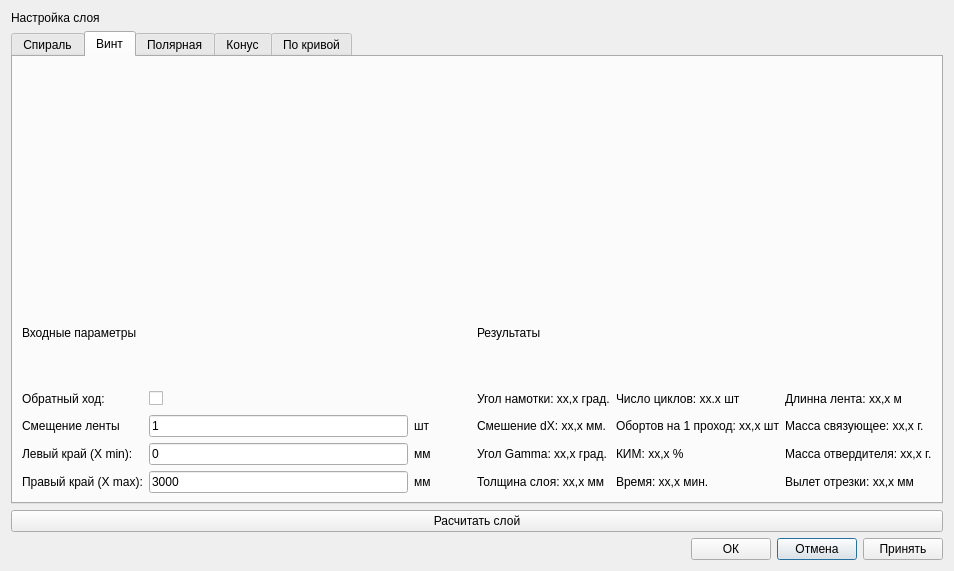
<?xml version="1.0" encoding="UTF-8"?>
<ui version="4.0">
 <class>setPlyWindow</class>
 <widget class="QDialog" name="setPlyWindow">
  <property name="geometry">
   <rect>
    <x>0</x>
    <y>0</y>
    <width>954</width>
    <height>571</height>
   </rect>
  </property>
  <property name="windowTitle">
   <string>Dialog</string>
  </property>
  <layout class="QGridLayout" name="gridLayout">
   <item row="3" column="1">
    <layout class="QGridLayout" name="gridLayout_3">
     <item row="0" column="2">
      <widget class="QPushButton" name="Cancelbtn">
       <property name="text">
        <string>Отмена</string>
       </property>
      </widget>
     </item>
     <item row="0" column="1">
      <widget class="QPushButton" name="Okbtn">
       <property name="text">
        <string>ОК</string>
       </property>
      </widget>
     </item>
     <item row="0" column="3">
      <widget class="QPushButton" name="Applybtn">
       <property name="text">
        <string>Принять</string>
       </property>
      </widget>
     </item>
     <item row="0" column="0">
      <spacer name="horizontalSpacer_2">
       <property name="orientation">
        <enum>Qt::Horizontal</enum>
       </property>
       <property name="sizeHint" stdset="0">
        <size>
         <width>40</width>
         <height>20</height>
        </size>
       </property>
      </spacer>
     </item>
    </layout>
   </item>
   <item row="0" column="1">
    <widget class="QLabel" name="label">
     <property name="text">
      <string>Настройка слоя</string>
     </property>
    </widget>
   </item>
   <item row="2" column="1">
    <widget class="QPushButton" name="plycalcbtn">
     <property name="text">
      <string>Расчитать слой</string>
     </property>
    </widget>
   </item>
   <item row="1" column="1">
    <widget class="QTabWidget" name="tabW">
     <property name="enabled">
      <bool>true</bool>
     </property>
     <property name="sizePolicy">
      <sizepolicy hsizetype="Expanding" vsizetype="Expanding">
       <horstretch>0</horstretch>
       <verstretch>0</verstretch>
      </sizepolicy>
     </property>
     <property name="currentIndex">
      <number>1</number>
     </property>
     <property name="usesScrollButtons">
      <bool>true</bool>
     </property>
     <property name="documentMode">
      <bool>false</bool>
     </property>
     <property name="tabsClosable">
      <bool>false</bool>
     </property>
     <property name="movable">
      <bool>false</bool>
     </property>
     <property name="tabBarAutoHide">
      <bool>false</bool>
     </property>
     <widget class="QWidget" name="tab_1">
      <attribute name="title">
       <string>Спираль</string>
      </attribute>
      <layout class="QVBoxLayout" name="verticalLayout_3">
       <item>
        <layout class="QVBoxLayout" name="verticalLayout">
         <item>
          <widget class="QLabel" name="label_4">
           <property name="text">
            <string/>
           </property>
           <property name="pixmap">
            <pixmap>Spirale800.png</pixmap>
           </property>
          </widget>
         </item>
         <item>
          <layout class="QVBoxLayout" name="verticalLayout_4">
           <item>
            <layout class="QGridLayout" name="gridLayout_5">
             <item row="0" column="0" alignment="Qt::AlignHCenter">
              <widget class="QLabel" name="label_8">
               <property name="text">
                <string>&lt;html&gt;&lt;head/&gt;&lt;body&gt;&lt;p&gt;&lt;span style=&quot; font-size:12pt; font-weight:600;&quot;&gt;Входные параметры&lt;/span&gt;&lt;/p&gt;&lt;/body&gt;&lt;/html&gt;</string>
               </property>
              </widget>
             </item>
             <item row="0" column="1" alignment="Qt::AlignHCenter">
              <widget class="QLabel" name="label_9">
               <property name="text">
                <string>&lt;html&gt;&lt;head/&gt;&lt;body&gt;&lt;p&gt;&lt;span style=&quot; font-size:12pt; font-weight:600;&quot;&gt;Результаты&lt;/span&gt;&lt;/p&gt;&lt;/body&gt;&lt;/html&gt;</string>
               </property>
              </widget>
             </item>
            </layout>
           </item>
           <item>
            <layout class="QGridLayout" name="gridLayout_2">
             <item row="7" column="0">
              <widget class="QLabel" name="label_7">
               <property name="text">
                <string>Кольцевой участок (X ring)</string>
               </property>
              </widget>
             </item>
             <item row="6" column="1">
              <widget class="QLineEdit" name="plyXmaxle">
               <property name="text">
                <string>200</string>
               </property>
              </widget>
             </item>
             <item row="5" column="4">
              <widget class="QLabel" name="gammalb">
               <property name="text">
                <string>Угол Gamma: xx,x град.</string>
               </property>
              </widget>
             </item>
             <item row="3" column="1">
              <widget class="QLineEdit" name="bettale1">
               <property name="text">
                <string>45</string>
               </property>
              </widget>
             </item>
             <item row="6" column="2">
              <widget class="QLabel" name="label_21">
               <property name="text">
                <string>мм</string>
               </property>
              </widget>
             </item>
             <item row="3" column="4">
              <widget class="QLabel" name="addangle1lb">
               <property name="text">
                <string>Доп. угол1: xx,x град.</string>
               </property>
              </widget>
             </item>
             <item row="4" column="6">
              <widget class="QLabel" name="mmatrixlb">
               <property name="text">
                <string>Масса связующего: xx,x г</string>
               </property>
              </widget>
             </item>
             <item row="3" column="2">
              <widget class="QLabel" name="label_16">
               <property name="text">
                <string>град.</string>
               </property>
              </widget>
             </item>
             <item row="3" column="5">
              <widget class="QLabel" name="cyclelb">
               <property name="text">
                <string>Число циклов: xx,x шт</string>
               </property>
              </widget>
             </item>
             <item row="3" column="6">
              <widget class="QLabel" name="lreinflb">
               <property name="text">
                <string>Длина ленты: xx,x м</string>
               </property>
              </widget>
             </item>
             <item row="6" column="5">
              <widget class="QLabel" name="timelb">
               <property name="text">
                <string>Время: xx,x мин.</string>
               </property>
              </widget>
             </item>
             <item row="4" column="5">
              <widget class="QLabel" name="prRotlb">
               <property name="text">
                <string>Обортов на 1 проход: xx,x шт</string>
               </property>
              </widget>
             </item>
             <item row="5" column="5">
              <widget class="QLabel" name="KIMlb">
               <property name="text">
                <string>КИМ: xx,x %</string>
               </property>
              </widget>
             </item>
             <item row="5" column="0">
              <widget class="QLabel" name="label_18">
               <property name="text">
                <string>Левый край (X min):</string>
               </property>
              </widget>
             </item>
             <item row="4" column="4">
              <widget class="QLabel" name="addangle2lb">
               <property name="text">
                <string>Доп. угол2: xx,x град.</string>
               </property>
              </widget>
             </item>
             <item row="3" column="0">
              <widget class="QLabel" name="label_2">
               <property name="text">
                <string>Угол намотки (+ -)</string>
               </property>
              </widget>
             </item>
             <item row="5" column="2">
              <widget class="QLabel" name="label_20">
               <property name="text">
                <string>мм</string>
               </property>
              </widget>
             </item>
             <item row="4" column="2">
              <widget class="QLabel" name="label_17">
               <property name="text">
                <string>шт</string>
               </property>
              </widget>
             </item>
             <item row="6" column="6">
              <widget class="QLabel" name="Xoutlb">
               <property name="text">
                <string>Вылет отрезки: xx,x мм</string>
               </property>
              </widget>
             </item>
             <item row="4" column="0">
              <widget class="QLabel" name="label_3">
               <property name="text">
                <string>Cмещение ленты</string>
               </property>
              </widget>
             </item>
             <item row="3" column="3">
              <spacer name="horizontalSpacer">
               <property name="orientation">
                <enum>Qt::Horizontal</enum>
               </property>
               <property name="sizeType">
                <enum>QSizePolicy::Expanding</enum>
               </property>
               <property name="sizeHint" stdset="0">
                <size>
                 <width>40</width>
                 <height>20</height>
                </size>
               </property>
              </spacer>
             </item>
             <item row="6" column="0">
              <widget class="QLabel" name="label_19">
               <property name="text">
                <string>Правый край (X max):</string>
               </property>
              </widget>
             </item>
             <item row="6" column="4">
              <widget class="QLabel" name="thicklb">
               <property name="text">
                <string>Толщина слоя: xx,x м</string>
               </property>
              </widget>
             </item>
             <item row="5" column="6">
              <widget class="QLabel" name="mharderlb">
               <property name="text">
                <string>Масса отвердителя: xx,x г</string>
               </property>
              </widget>
             </item>
             <item row="7" column="1">
              <widget class="QLineEdit" name="Xringle">
               <property name="text">
                <string>40</string>
               </property>
              </widget>
             </item>
             <item row="4" column="1">
              <widget class="QLineEdit" name="hlle">
               <property name="text">
                <string>1</string>
               </property>
              </widget>
             </item>
             <item row="5" column="1">
              <widget class="QLineEdit" name="plyXminle">
               <property name="text">
                <string>0</string>
               </property>
              </widget>
             </item>
             <item row="8" column="1">
              <widget class="QLineEdit" name="BettaRingle">
               <property name="text">
                <string>87</string>
               </property>
              </widget>
             </item>
             <item row="8" column="0">
              <widget class="QLabel" name="label_15">
               <property name="text">
                <string>Угол намотки (+ - ) на X ring</string>
               </property>
              </widget>
             </item>
             <item row="7" column="2">
              <widget class="QLabel" name="label_22">
               <property name="text">
                <string>мм</string>
               </property>
              </widget>
             </item>
             <item row="8" column="2">
              <widget class="QLabel" name="label_23">
               <property name="text">
                <string>град.</string>
               </property>
              </widget>
             </item>
             <item row="8" column="3">
              <widget class="QCheckBox" name="BettaRingChB">
               <property name="text">
                <string>Вычислить</string>
               </property>
              </widget>
             </item>
             <item row="7" column="3">
              <widget class="QCheckBox" name="ringChB">
               <property name="text">
                <string>Кольцевой участок</string>
               </property>
               <property name="checked">
                <bool>true</bool>
               </property>
              </widget>
             </item>
            </layout>
           </item>
          </layout>
         </item>
        </layout>
       </item>
      </layout>
     </widget>
     <widget class="QWidget" name="tab_2">
      <attribute name="title">
       <string>Винт</string>
      </attribute>
      <layout class="QHBoxLayout" name="horizontalLayout">
       <item>
        <layout class="QVBoxLayout" name="verticalLayout_2">
         <item>
          <widget class="QLabel" name="label_5">
           <property name="text">
            <string/>
           </property>
           <property name="pixmap">
            <pixmap>Spirale800.png</pixmap>
           </property>
          </widget>
         </item>
         <item>
          <layout class="QGridLayout" name="gridLayout_4">
           <item row="3" column="1">
            <widget class="QLineEdit" name="plyXminle2">
             <property name="text">
              <string>0</string>
             </property>
            </widget>
           </item>
           <item row="2" column="5">
            <widget class="QLabel" name="prRotlb2">
             <property name="text">
              <string>Обортов на 1 проход: xx,x шт</string>
             </property>
            </widget>
           </item>
           <item row="4" column="6">
            <widget class="QLabel" name="Xoutlb2">
             <property name="text">
              <string>Вылет отрезки: xx,x мм</string>
             </property>
            </widget>
           </item>
           <item row="4" column="4">
            <widget class="QLabel" name="thicklb2">
             <property name="text">
              <string>Толщина слоя: xx,x мм </string>
             </property>
            </widget>
           </item>
           <item row="2" column="6">
            <widget class="QLabel" name="Mmatrixlb2">
             <property name="text">
              <string>Масса связующее: xx,x г.</string>
             </property>
            </widget>
           </item>
           <item row="2" column="2">
            <widget class="QLabel" name="label_13">
             <property name="text">
              <string>шт</string>
             </property>
            </widget>
           </item>
           <item row="1" column="6">
            <widget class="QLabel" name="Lreinflb2">
             <property name="text">
              <string>Длинна лента: xx,x м</string>
             </property>
            </widget>
           </item>
           <item row="4" column="2">
            <widget class="QLabel" name="label_34">
             <property name="text">
              <string>мм</string>
             </property>
            </widget>
           </item>
           <item row="1" column="4">
            <widget class="QLabel" name="bettalb2">
             <property name="text">
              <string>Угол намотки: xx,x град.</string>
             </property>
            </widget>
           </item>
           <item row="4" column="1">
            <widget class="QLineEdit" name="plyXmaxle2">
             <property name="text">
              <string>3000</string>
             </property>
            </widget>
           </item>
           <item row="2" column="4">
            <widget class="QLabel" name="dxlb2">
             <property name="text">
              <string>Смешение dX: xx,x мм.</string>
             </property>
            </widget>
           </item>
           <item row="3" column="0">
            <widget class="QLabel" name="label_11">
             <property name="text">
              <string>Левый край (X min):</string>
             </property>
            </widget>
           </item>
           <item row="1" column="1">
            <widget class="QCheckBox" name="ReturnCB2">
             <property name="text">
              <string/>
             </property>
             <property name="checked">
              <bool>false</bool>
             </property>
            </widget>
           </item>
           <item row="1" column="5">
            <widget class="QLabel" name="cycleslb2">
             <property name="text">
              <string>Число циклов: xx.x шт</string>
             </property>
            </widget>
           </item>
           <item row="3" column="6">
            <widget class="QLabel" name="Mharderlb2">
             <property name="text">
              <string>Масса отвердителя: xx,x г.</string>
             </property>
            </widget>
           </item>
           <item row="3" column="4">
            <widget class="QLabel" name="gammalb2">
             <property name="text">
              <string>Угол Gamma: xx,x град.</string>
             </property>
            </widget>
           </item>
           <item row="4" column="5">
            <widget class="QLabel" name="timelb2">
             <property name="text">
              <string>Время: xx,x мин.</string>
             </property>
            </widget>
           </item>
           <item row="2" column="0">
            <widget class="QLabel" name="label_10">
             <property name="text">
              <string>Смещение ленты</string>
             </property>
            </widget>
           </item>
           <item row="3" column="5">
            <widget class="QLabel" name="KIMlb2">
             <property name="text">
              <string>КИМ: xx,x %</string>
             </property>
            </widget>
           </item>
           <item row="3" column="2">
            <widget class="QLabel" name="label_14">
             <property name="text">
              <string>мм</string>
             </property>
            </widget>
           </item>
           <item row="1" column="0">
            <widget class="QLabel" name="label_12">
             <property name="text">
              <string>Обратный ход:</string>
             </property>
            </widget>
           </item>
           <item row="2" column="1">
            <widget class="QLineEdit" name="hlle2">
             <property name="text">
              <string>1</string>
             </property>
            </widget>
           </item>
           <item row="4" column="0">
            <widget class="QLabel" name="label_33">
             <property name="text">
              <string>Правый край (X max):</string>
             </property>
            </widget>
           </item>
           <item row="0" column="0">
            <widget class="QLabel" name="label_6">
             <property name="text">
              <string>Входные параметры</string>
             </property>
            </widget>
           </item>
           <item row="1" column="3">
            <spacer name="horizontalSpacer_3">
             <property name="orientation">
              <enum>Qt::Horizontal</enum>
             </property>
             <property name="sizeType">
              <enum>QSizePolicy::Fixed</enum>
             </property>
             <property name="sizeHint" stdset="0">
              <size>
               <width>40</width>
               <height>20</height>
              </size>
             </property>
            </spacer>
           </item>
           <item row="0" column="4">
            <widget class="QLabel" name="label_35">
             <property name="text">
              <string>Результаты</string>
             </property>
            </widget>
           </item>
          </layout>
         </item>
        </layout>
       </item>
      </layout>
     </widget>
     <widget class="QWidget" name="tab">
      <attribute name="title">
       <string>Полярная</string>
      </attribute>
     </widget>
     <widget class="QWidget" name="tab_3">
      <attribute name="title">
       <string>Конус</string>
      </attribute>
     </widget>
     <widget class="QWidget" name="tab_4">
      <attribute name="title">
       <string>По кривой</string>
      </attribute>
     </widget>
    </widget>
   </item>
  </layout>
 </widget>
 <tabstops>
  <tabstop>plycalcbtn</tabstop>
  <tabstop>hlle</tabstop>
  <tabstop>plyXminle</tabstop>
  <tabstop>plyXmaxle</tabstop>
  <tabstop>bettale1</tabstop>
  <tabstop>Applybtn</tabstop>
  <tabstop>Okbtn</tabstop>
  <tabstop>Cancelbtn</tabstop>
  <tabstop>plyXminle2</tabstop>
  <tabstop>plyXmaxle2</tabstop>
  <tabstop>ReturnCB2</tabstop>
  <tabstop>hlle2</tabstop>
  <tabstop>tabW</tabstop>
 </tabstops>
 <resources/>
 <connections/>
</ui>
